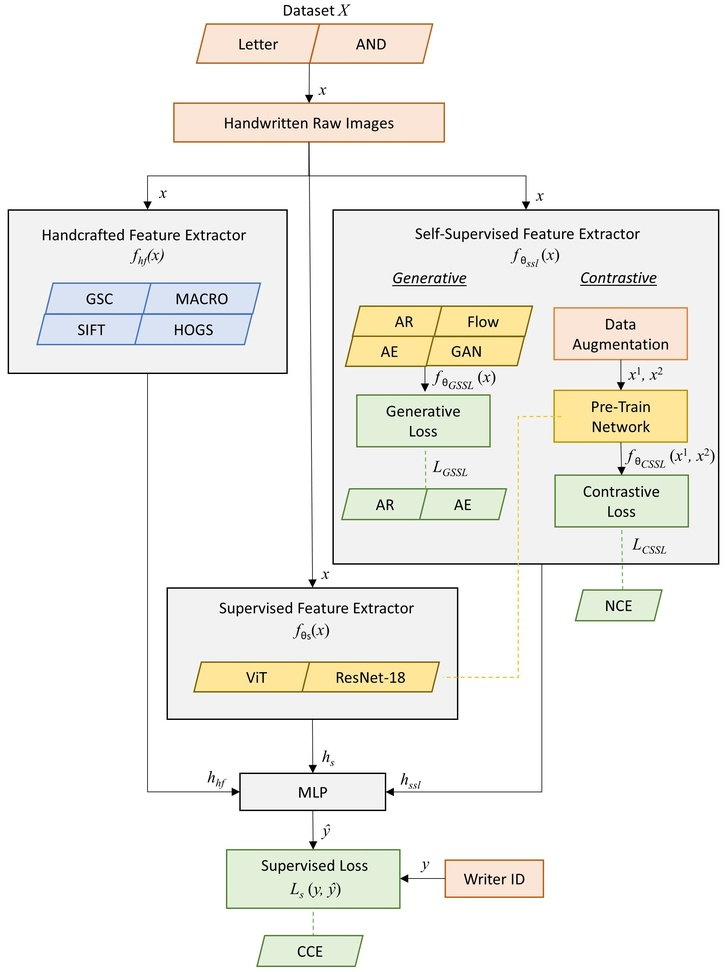
#> input picture images/arxiv-paper-ssl-hv.jpg, 726 x 972 px, shrunk from 2175 x 2911 before the run
$ python -i hogs.py   (imports and definitions only)   (older library calls are emulated)
#> lines starting #> are read from the running program, lines starting #| are printed output that depends on the picture
import cv2
import numpy as np
import os
import pandas as pd

def compute_HOG(image_path):

#> called with image_path = '../../images/arxiv-paper-ssl-hv.jpg'
    image = cv2.imread(image_path)
#> image is the input picture: shape (972, 726, 3); mean B, G, R 237.5, 242, 242.9

    # Step 1: Preprocess the image
    gray = cv2.cvtColor(image, cv2.COLOR_BGR2GRAY)
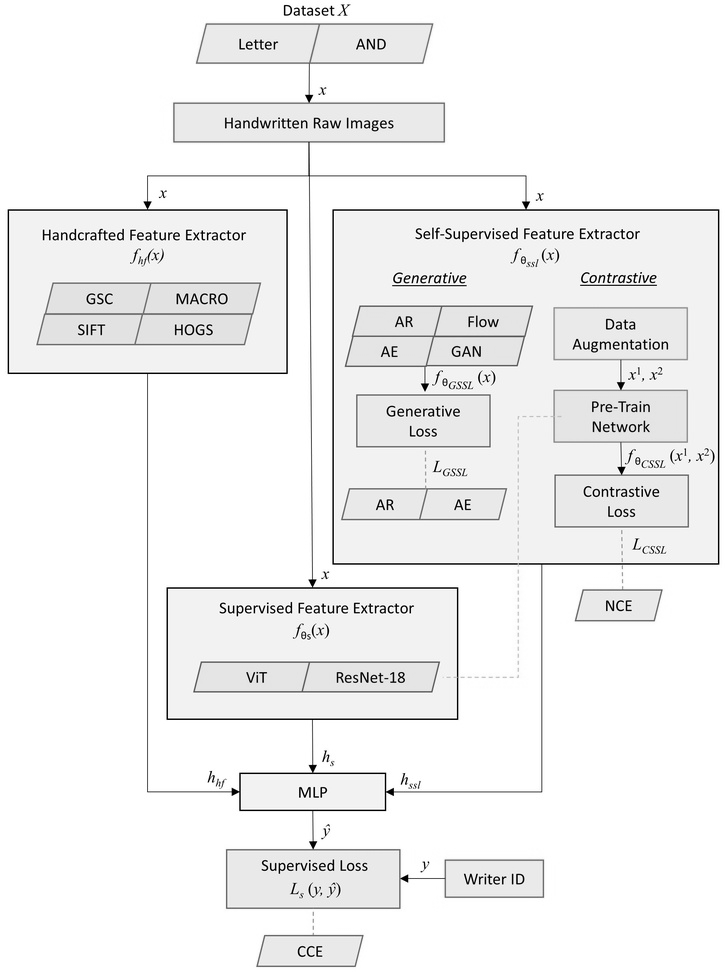
#> gray: shape (972, 726); min 0, max 255, mean 241.7

    # Step 2: Calculate gradient magnitude and orientation
    gx = cv2.Sobel(gray, cv2.CV_64F, 1, 0, ksize=1)
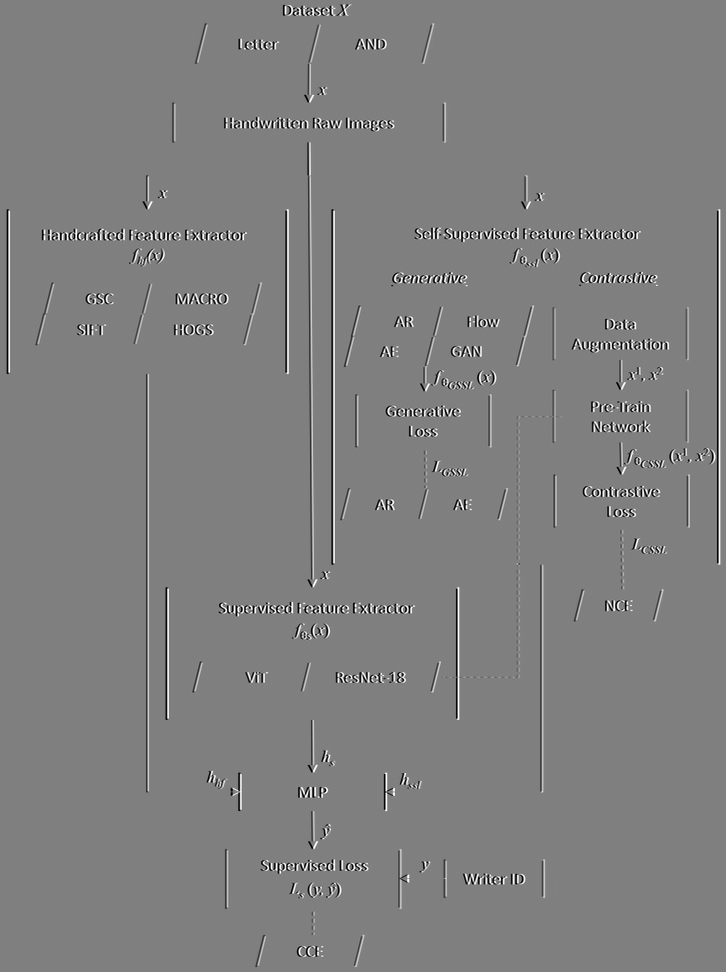
#> gx: shape (972, 726) float64; min -255, max 255, mean 0; drawn with min black and max white
    gy = cv2.Sobel(gray, cv2.CV_64F, 0, 1, ksize=1)
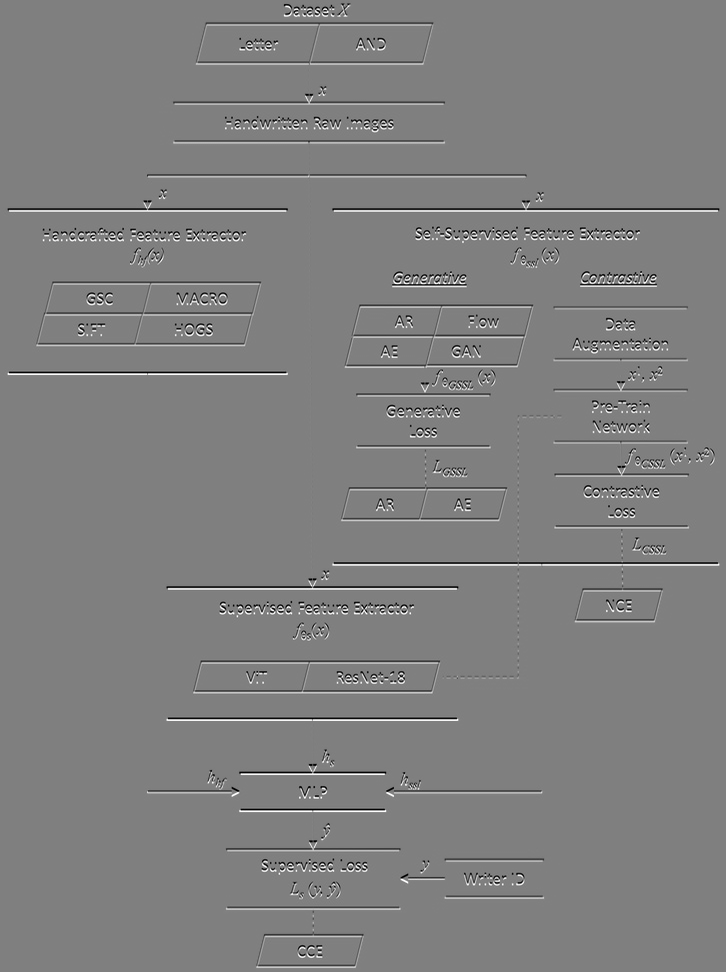
#> gy: shape (972, 726) float64; min -255, max 255, mean 0; drawn with min black and max white
    magnitude, angle = cv2.cartToPolar(gx, gy, angleInDegrees=True)
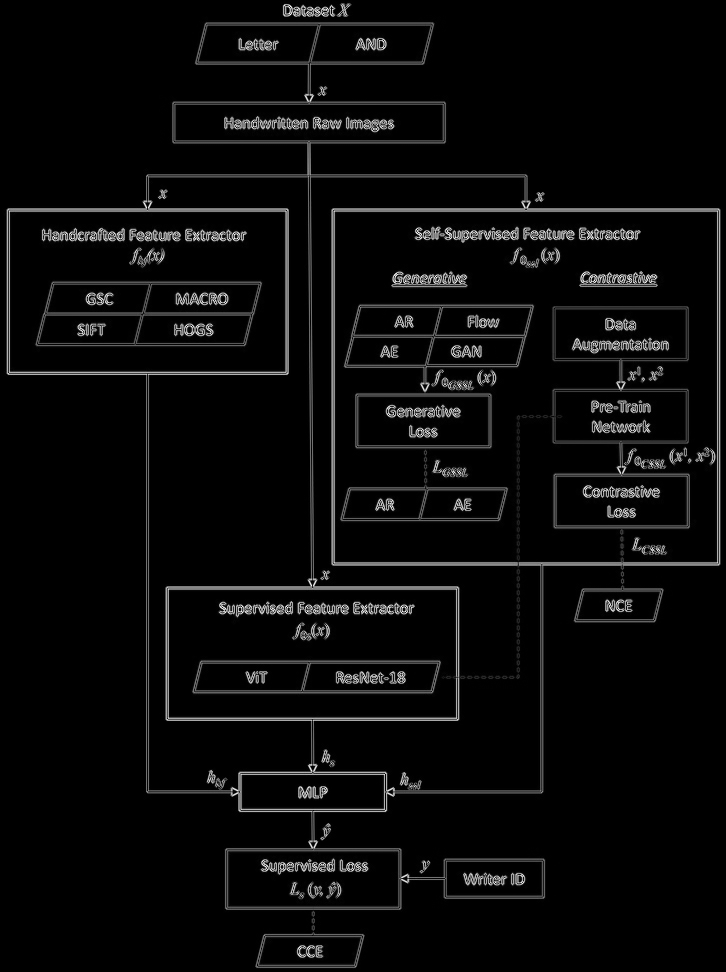
#> magnitude: shape (972, 726) float64; min 0, max 360.6, mean 14.8; drawn with min black and max white
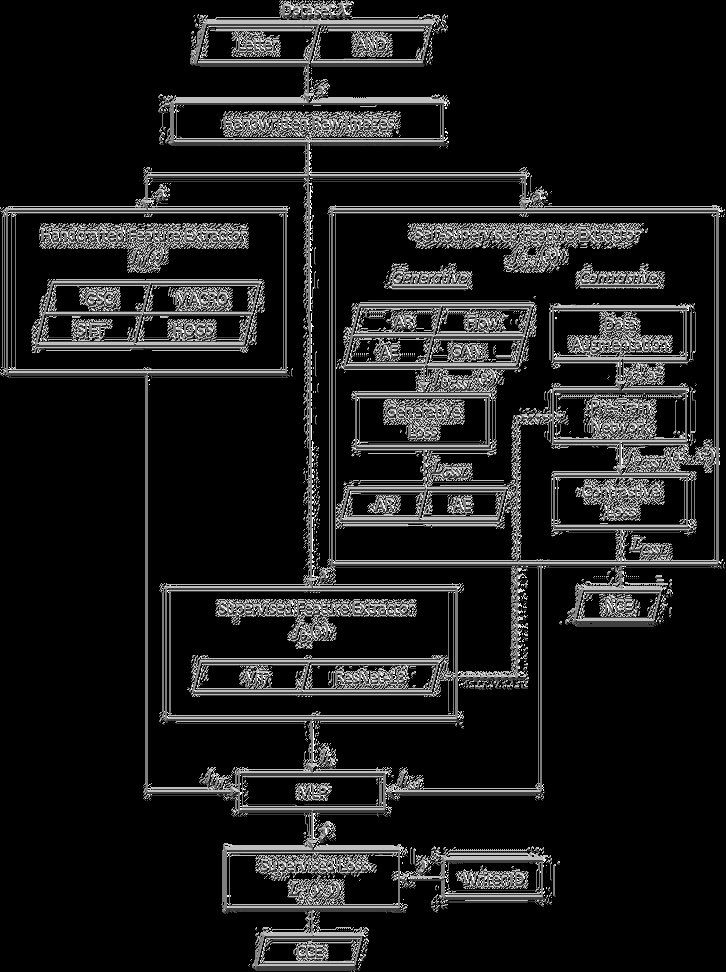
#> angle: shape (972, 726) float64; min 0, max 359.8, mean 41; drawn with min black and max white

    # Step 3: Define parameters for HOG
    cell_size = (8, 8)  # Size of cell in pixels
    block_size = (2, 2)  # Size of block in cells
    nbins = 9  # Number of orientation bins

    # Step 4 & 5: Compute HOG descriptors
    hog = cv2.HOGDescriptor(_winSize=(gray.shape[1] // cell_size[1] * cell_size[1],
                                      gray.shape[0] // cell_size[0] * cell_size[0]),
                            _blockSize=(block_size[1] * cell_size[1],
                                        block_size[0] * cell_size[0]),
                            _blockStride=(cell_size[1], cell_size[0]),
                            _cellSize=(cell_size[1], cell_size[0]),
                            _nbins=nbins)
    hog_features = hog.compute(gray)

    return hog_features

>>> result = compute_HOG('../../images/arxiv-paper-ssl-hv.jpg')

$ run again, on images/imvip2.png
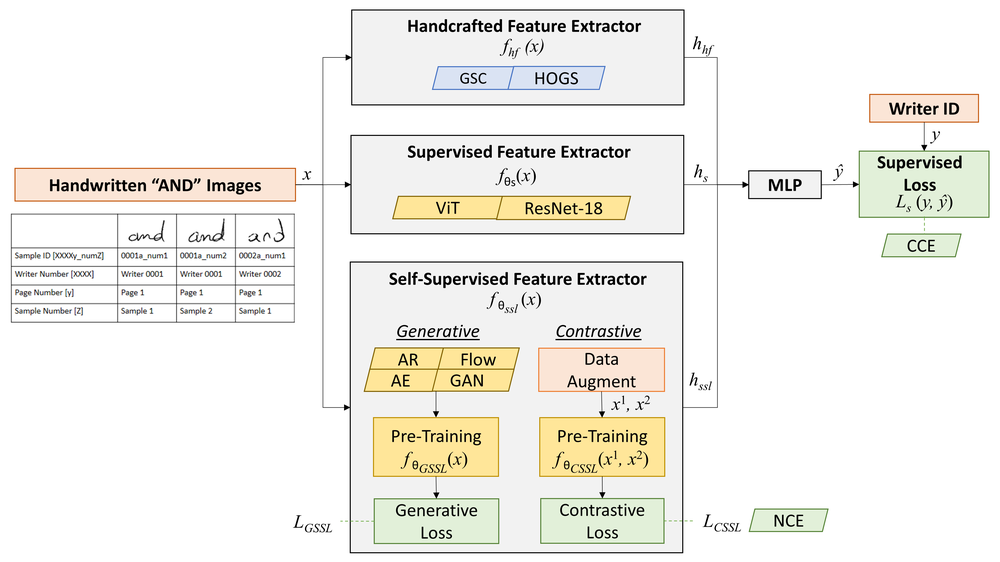
#> input picture images/imvip2.png, 1000 x 562 px, shrunk from 4000 x 2250 before the run
#> in compute_HOG, image is the input picture: shape (562, 1000, 3); mean B, G, R 235.6, 240.6, 241.8
#> in compute_HOG, `gy = cv2.Sobel(gray, cv2.CV_64F, 0, 1, ksize=1)`:
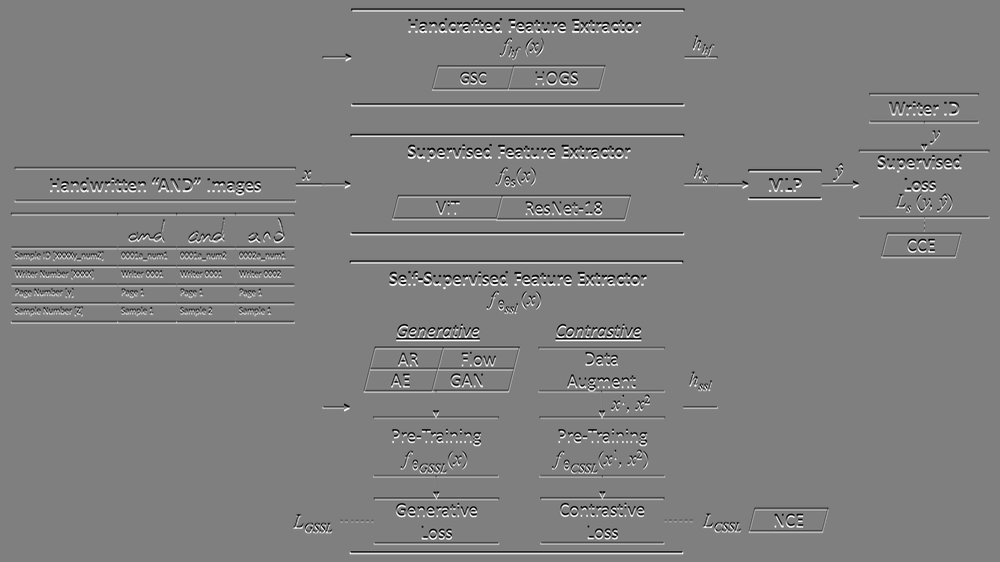
#> gy: shape (562, 1000) float64; min -255, max 255, mean 0; drawn with min black and max white
#> in compute_HOG, `magnitude, angle = cv2.cartToPolar(gx, gy, angleInDegrees=True)`:
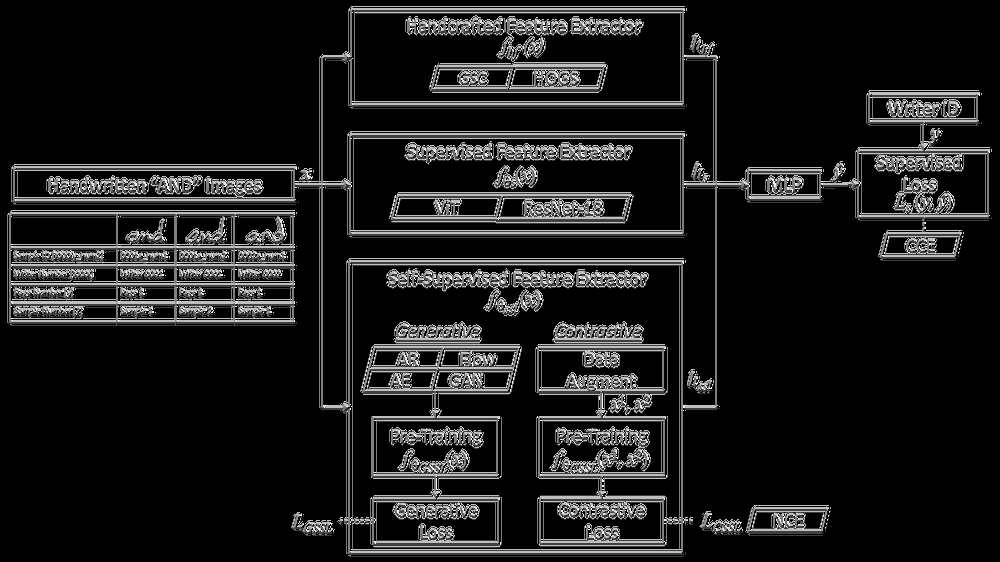
#> angle: shape (562, 1000) float64; min 0, max 359.8, mean 38; drawn with min black and max white
